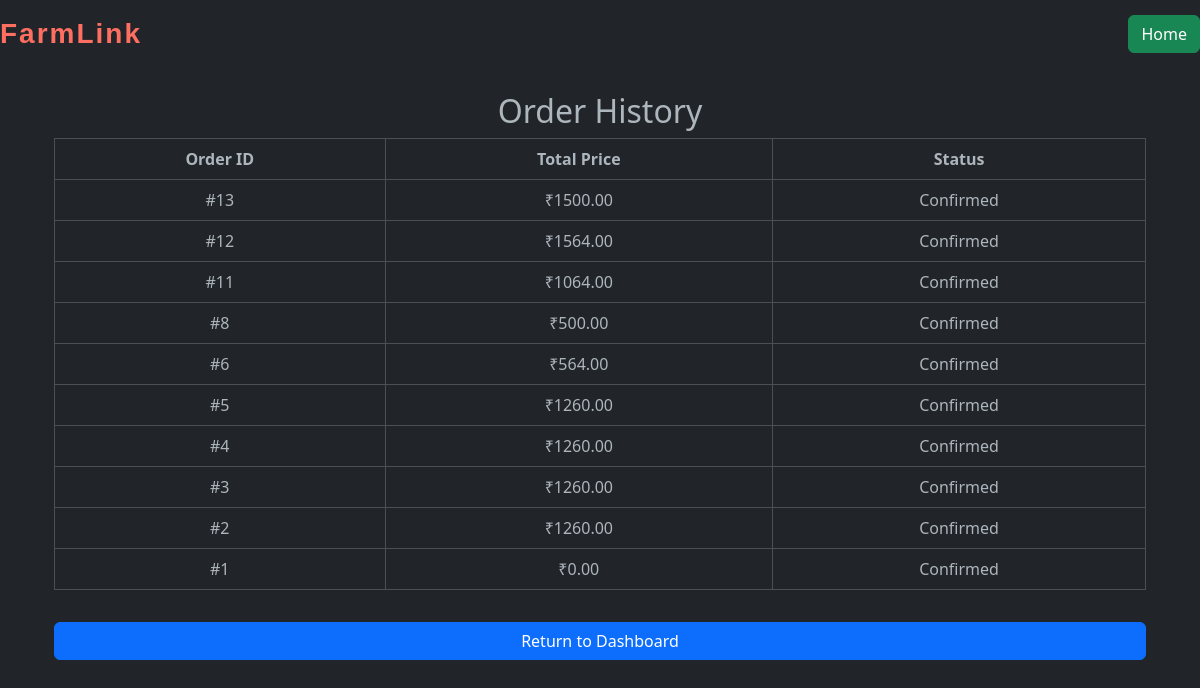
The page /orders/order_history/ (signed in) on the database its author committed.
### orders/models.py (models this page shows, shortened)
class Order(models.Model):
    STATUS_CHOICES = [
        ('PENDING', 'Pending'),
        ('CONFIRMED', 'Confirmed'),
        ('SHIPPED', 'Shipped'),
        ('DELIVERED', 'Delivered'),
        ('CANCELLED', 'Cancelled'),
    ]
    buyer = models.ForeignKey(settings.AUTH_USER_MODEL, on_delete=models.CASCADE, related_name='orders')
    products = models.ManyToManyField(Product)
    total_price = models.DecimalField(max_digits=10, decimal_places=2)
    status = models.CharField(max_length=20, choices=STATUS_CHOICES, default='CONFIRMED')
    timestamp = models.DateTimeField(auto_now_add=True)
    def get_status_display(self):
        return dict(Order.STATUS_CHOICES).get(self.status, self.status)

### orders/views.py (the view)
# urls.py: path('order_history/', views.order_history, name='order_history'),
@login_required
def order_history(request):
    orders = Order.objects.filter(buyer=request.user).order_by('-timestamp')
    return render(request, 'orders/order_history.html', {'orders': orders})

### orders/templates/orders/order_history.html (shortened to what this page needs)
{% extends 'base.html' %}
{% block content %}
<div class="container text-center">
    <h2>Order History</h2>
    {% if orders %}
    <table class="table table-bordered w-100 mx-auto">
        <thead>
            <tr>
                <th>Order ID</th>
                <th>Total Price</th>
                <th>Status</th>
            </tr>
        </thead>
        <tbody>
            {% for order in orders %}
            <tr>
                <td>#{{ order.id }}</td>
                <td>₹{{ order.total_price }}</td>
                <td>{{ order.get_status_display }}</td>
            </tr>
            {% endfor %}
        </tbody>
    </table>
    {% else %}
    <p>No orders found.</p>
    {% endif %}
    <a href="{% url 'buyer_home' %}" class="btn btn-primary w-100 mt-3 mb-3">Return to Dashboard</a>
</div>
{% endblock %}

### rows shown on the page
Order: id "13", total_price "1500.00", status "Confirmed"
Order: id "12", total_price "1564.00", status "Confirmed"
Order: id "11", total_price "1064.00", status "Confirmed"
Order: id "8", total_price "500.00", status "Confirmed"
Order: id "6", total_price "564.00", status "Confirmed"
Order: id "5", total_price "1260.00", status "Confirmed"
Order: id "4", total_price "1260.00", status "Confirmed"
Order: id "3", total_price "1260.00", status "Confirmed"
Order: id "2", total_price "1260.00", status "Confirmed"
Order: id "1", total_price "0.00", status "Confirmed"
